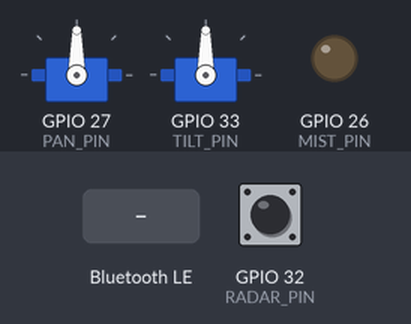
Simulated run of this sketch. Board: ESP32. On the bench: 2 × servo, output pins drawn as LEDs (lit = HIGH). Inputs (shaded band) come from the test bench; at power-on: GPIO 32 (RADAR_PIN) HIGH. Nothing arrives over Bluetooth unless stated; a phone connects over Bluetooth LE 3 s after start.

Above: at 1.2 s.
1.3 s: Bluetooth LE write "1" received
At 2.1 s:
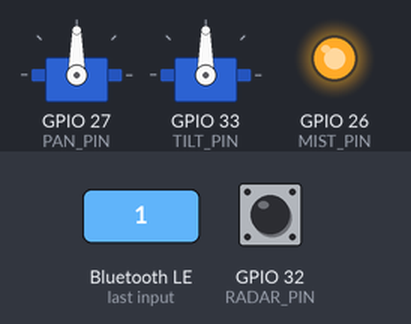
Timing chart, 0 to 5.8 s (numbered marks = the images above; inputs shaded):
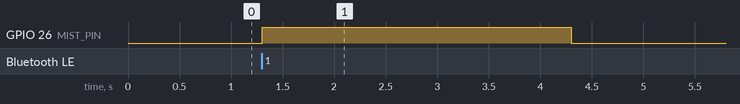

The sketch:

PhoneTracker_ESP32.ino
```cpp
// Phone Tracker stand firmware for the Adafruit ESP32 Feather V2
// Receives "pan,tilt" angles over Bluetooth, moves the two servos,
// reports the radar's presence signal back to the phone,
// and switches the humidifier's mist maker on and off.
//
// The website that drives it: src/tracker/ in the team repo (the /tracker page).
// Keep the UUIDs, pins and angle limits in sync with src/tracker/config.ts.

#include <BLEDevice.h>
#include <BLEServer.h>
#include <BLE2902.h>
#include <ESP32Servo.h>

#define SERVICE_UUID "6e400001-b5a3-f393-e0a9-e50e24dcca9e"
#define MOVE_UUID    "6e400002-b5a3-f393-e0a9-e50e24dcca9e"
#define RADAR_UUID   "6e400003-b5a3-f393-e0a9-e50e24dcca9e"
#define MIST_UUID    "6e400004-b5a3-f393-e0a9-e50e24dcca9e"

const int PAN_PIN = 27, TILT_PIN = 33;
const int RADAR_PIN = 32;   // LD2410C OUT pin: HIGH while someone is there
const int MIST_PIN = 26;    // Feather "A0" -> MOSFET module signal: HIGH = mist maker (and its fan) on

// Safety: if the phone stops saying "mist on" for this long, turn the mist off.
// The website repeats "1" every second while the mist should stay on.
const unsigned long MIST_TIMEOUT_MS = 3000;

Servo pan, tilt;
volatile float panTarget = 90, tiltTarget = 90;
float panNow = 90, tiltNow = 90;

BLECharacteristic *radar;
int lastPresence = -1;
unsigned long lastRadarSend = 0;

volatile bool mistWanted = false;
volatile unsigned long lastMistCommand = 0;

// Angles in, microseconds out (HS-422: about 600-2400 us for 0-180 degrees)
int toMicros(float angle) { return 600 + angle * 10.0; }

class MoveCallback : public BLECharacteristicCallbacks {
  void onWrite(BLECharacteristic *c) override {
    String v = c->getValue();          // e.g. "95,80"
    int comma = v.indexOf(',');
    if (comma < 0) return;
    panTarget  = constrain(v.substring(0, comma).toFloat(), 10, 170);
    tiltTarget = constrain(v.substring(comma + 1).toFloat(), 45, 135);
  }
};

class MistCallback : public BLECharacteristicCallbacks {
  void onWrite(BLECharacteristic *c) override {
    String v = c->getValue();          // "1" = on, "0" = off
    mistWanted = v.length() > 0 && v.charAt(0) == '1';
    lastMistCommand = millis();
  }
};

class ConnectionCallback : public BLEServerCallbacks {
  void onDisconnect(BLEServer *s) override {
    mistWanted = false;                // phone gone: no mist
    BLEDevice::startAdvertising();
  }
};

void setup() {
  // Mist off before anything else, so it never sprays during startup.
  pinMode(MIST_PIN, OUTPUT);
  digitalWrite(MIST_PIN, LOW);

  pan.attach(PAN_PIN, 600, 2400);
  tilt.attach(TILT_PIN, 600, 2400);
  pinMode(RADAR_PIN, INPUT);

  BLEDevice::init("PhoneTracker");
  BLEServer *server = BLEDevice::createServer();
  server->setCallbacks(new ConnectionCallback());
  BLEService *service = server->createService(SERVICE_UUID);

  BLECharacteristic *move = service->createCharacteristic(
      MOVE_UUID, BLECharacteristic::PROPERTY_WRITE | BLECharacteristic::PROPERTY_WRITE_NR);
  move->setCallbacks(new MoveCallback());

  radar = service->createCharacteristic(
      RADAR_UUID, BLECharacteristic::PROPERTY_READ | BLECharacteristic::PROPERTY_NOTIFY);
  radar->addDescriptor(new BLE2902());
  radar->setValue("0");

  BLECharacteristic *mist = service->createCharacteristic(
      MIST_UUID, BLECharacteristic::PROPERTY_WRITE | BLECharacteristic::PROPERTY_WRITE_NR);
  mist->setCallbacks(new MistCallback());

  service->start();
  BLEAdvertising *ad = BLEDevice::getAdvertising();
  ad->addServiceUUID(SERVICE_UUID);
  ad->setScanResponse(true);           // the name goes in the scan response, so the long UUID fits
  BLEDevice::startAdvertising();
}

void loop() {
  // Move 15% of the remaining distance every 20 ms: fast when far, gentle when close
  panNow  += (panTarget  - panNow)  * 0.15;
  tiltNow += (tiltTarget - tiltNow) * 0.15;
  pan.writeMicroseconds(toMicros(panNow));
  tilt.writeMicroseconds(toMicros(tiltNow));

  // Mist: on only while the phone keeps asking for it
  bool mistOn = mistWanted && (millis() - lastMistCommand < MIST_TIMEOUT_MS);
  digitalWrite(MIST_PIN, mistOn ? HIGH : LOW);

  // Tell the phone whether the radar senses someone: on every change, and twice a second
  int present = digitalRead(RADAR_PIN);
  if (present != lastPresence || millis() - lastRadarSend > 500) {
    radar->setValue(present ? "1" : "0");
    radar->notify();
    lastPresence = present;
    lastRadarSend = millis();
  }

  delay(20);
}
```

Measured:
- after the input at 1.3 s, GPIO 26 (MIST_PIN): LOW → HIGH at once, → LOW 3.0 s later
